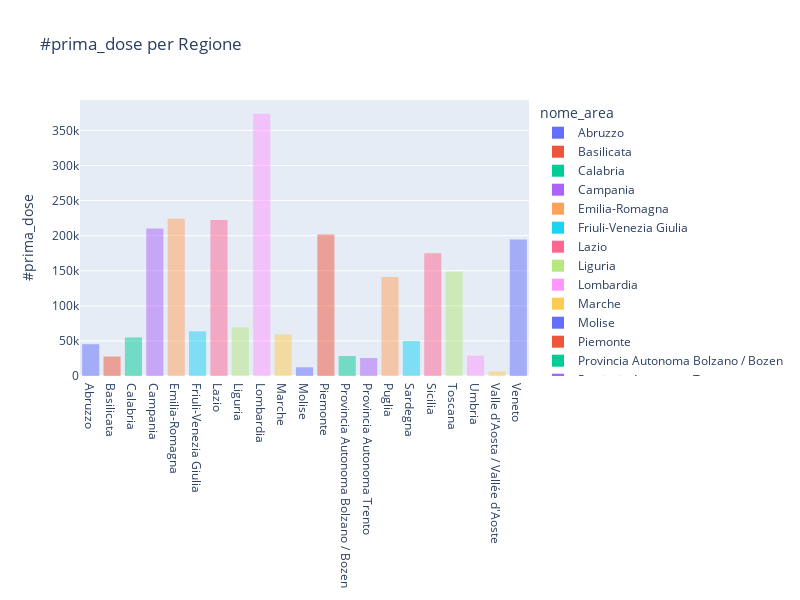
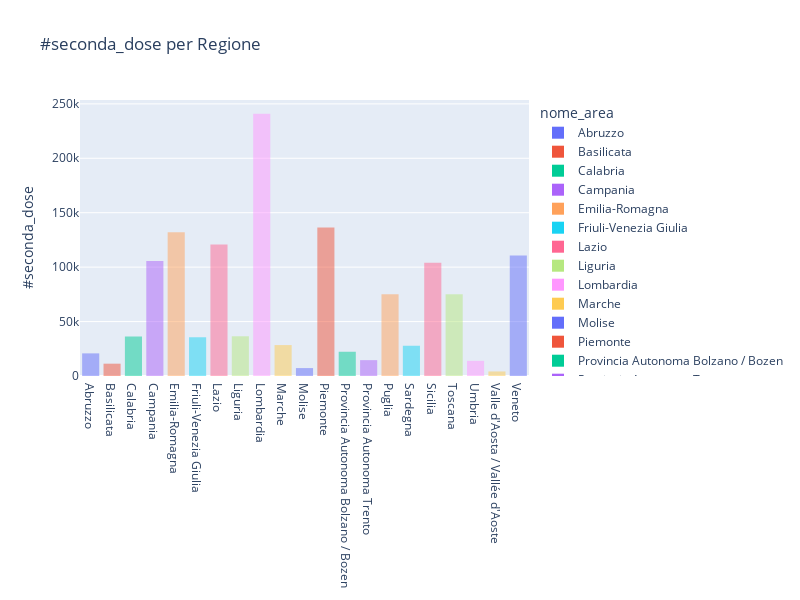

Notebook code cell kept with these figures, in order:
### Code cell
col_to_plot=['prima_dose','seconda_dose']
for col in col_to_plot:
    fig = px.histogram(dosi_tot, x='nome_area', y=col, color='nome_area', barmode='overlay',
                       title=f"#{col} per Regione")
    fig.update_layout(yaxis_title=f"#{col}", xaxis_title=None, width=800, height=600)
    fig.show()

### Figure 1 — Plotly figure (JSON) as saved in the notebook; plotly's stock layout.template omitted (floating-point values rounded to 4 significant figures)
{"data": [{"alignmentgroup": "True", "bingroup": "x", "histfunc": "sum", "hovertemplate": "nome_area=%{x}<br>sum of prima_dose=%{y}<extra></extra>", "legendgroup": "Abruzzo", "marker": {"color": "#636efa", "opacity": 0.5}, "name": "Abruzzo", "offsetgroup": "Abruzzo", "orientation": "v", "showlegend": true, "type": "histogram", "x": ["Abruzzo"], "xaxis": "x", "y": [45335], "yaxis": "y"}, {"alignmentgroup": "True", "bingroup": "x", "histfunc": "sum", "hovertemplate": "nome_area=%{x}<br>sum of prima_dose=%{y}<extra></extra>", "legendgroup": "Basilicata", "marker": {"color": "#EF553B", "opacity": 0.5}, "name": "Basilicata", "offsetgroup": "Basilicata", "orientation": "v", "showlegend": true, "type": "histogram", "x": ["Basilicata"], "xaxis": "x", "y": [27763], "yaxis": "y"}, {"alignmentgroup": "True", "bingroup": "x", "histfunc": "sum", "hovertemplate": "nome_area=%{x}<br>sum of prima_dose=%{y}<extra></extra>", "legendgroup": "Calabria", "marker": {"color": "#00cc96", "opacity": 0.5}, "name": "Calabria", "offsetgroup": "Calabria", "orientation": "v", "showlegend": true, "type": "histogram", "x": ["Calabria"], "xaxis": "x", "y": [54923], "yaxis": "y"}, {"alignmentgroup": "True", "bingroup": "x", "histfunc": "sum", "hovertemplate": "nome_area=%{x}<br>sum of prima_dose=%{y}<extra></extra>", "legendgroup": "Campania", "marker": {"color": "#ab63fa", "opacity": 0.5}, "name": "Campania", "offsetgroup": "Campania", "orientation": "v", "showlegend": true, "type": "histogram", "x": ["Campania"], "xaxis": "x", "y": [210334], "yaxis": "y"}, {"alignmentgroup": "True", "bingroup": "x", "histfunc": "sum", "hovertemplate": "nome_area=%{x}<br>sum of prima_dose=%{y}<extra></extra>", "legendgroup": "Emilia-Romagna", "marker": {"color": "#FFA15A", "opacity": 0.5}, "name": "Emilia-Romagna", "offsetgroup": "Emilia-Romagna", "orientation": "v", "showlegend": true, "type": "histogram", "x": ["Emilia-Romagna"], "xaxis": "x", "y": [224261], "yaxis": "y"}, {"alignmentgroup": "True", "bingroup": "x", "histfunc": "sum", "hovertemplate": "nome_area=%{x}<br>sum of prima_dose=%{y}<extra></extra>", "legendgroup": "Friuli-Venezia Giulia", "marker": {"color": "#19d3f3", "opacity": 0.5}, "name": "Friuli-Venezia Giulia", "offsetgroup": "Friuli-Venezia Giulia", "orientation": "v", "showlegend": true, "type": "histogram", "x": ["Friuli-Venezia Giulia"], "xaxis": "x", "y": [63649], "yaxis": "y"}, {"alignmentgroup": "True", "bingroup": "x", "histfunc": "sum", "hovertemplate": "nome_area=%{x}<br>sum of prima_dose=%{y}<extra></extra>", "legendgroup": "Lazio", "marker": {"color": "#FF6692", "opacity": 0.5}, "name": "Lazio", "offsetgroup": "Lazio", "orientation": "v", "showlegend": true, "type": "histogram", "x": ["Lazio"], "xaxis": "x", "y": [222205], "yaxis": "y"}, {"alignmentgroup": "True", "bingroup": "x", "histfunc": "sum", "hovertemplate": "nome_area=%{x}<br>sum of prima_dose=%{y}<extra></extra>", "legendgroup": "Liguria", "marker": {"color": "#B6E880", "opacity": 0.5}, "name": "Liguria", "offsetgroup": "Liguria", "orientation": "v", "showlegend": true, "type": "histogram", "x": ["Liguria"], "xaxis": "x", "y": [69165], "yaxis": "y"}, {"alignmentgroup": "True", "bingroup": "x", "histfunc": "sum", "hovertemplate": "nome_area=%{x}<br>sum of prima_dose=%{y}<extra></extra>", "legendgroup": "Lombardia", "marker": {"color": "#FF97FF", "opacity": 0.5}, "name": "Lombardia", "offsetgroup": "Lombardia", "orientation": "v", "showlegend": true, "type": "histogram", "x": ["Lombardia"], "xaxis": "x", "y": [373667], "yaxis": "y"}, {"alignmentgroup": "True", "bingroup": "x", "histfunc": "sum", "hovertemplate": "nome_area=%{x}<br>sum of prima_dose=%{y}<extra></extra>", "legendgroup": "Marche", "marker": {"color": "#FECB52", "opacity": 0.5}, "name": "Marche", "offsetgroup": "Marche", "orientation": "v", "showlegend": true, "type": "histogram", "x": ["Marche"], "xaxis": "x", "y": [59252], "yaxis": "y"}, {"alignmentgroup": "True", "bingroup": "x", "histfunc": "sum", "hovertemplate": "nome_area=%{x}<br>sum of prima_dose=%{y}<extra></extra>", "legendgroup": "Molise", "marker": {"color": "#636efa", "opacity": 0.5}, "name": "Molise", "offsetgroup": "Molise", "orientation": "v", "showlegend": true, "type": "histogram", "x": ["Molise"], "xaxis": "x", "y": [12374], "yaxis": "y"}, {"alignmentgroup": "True", "bingroup": "x", "histfunc": "sum", "hovertemplate": "nome_area=%{x}<br>sum of prima_dose=%{y}<extra></extra>", "legendgroup": "Piemonte", "marker": {"color": "#EF553B", "opacity": 0.5}, "name": "Piemonte", "offsetgroup": "Piemonte", "orientation": "v", "showlegend": true, "type": "histogram", "x": ["Piemonte"], "xaxis": "x", "y": [201602], "yaxis": "y"}, {"alignmentgroup": "True", "bingroup": "x", "histfunc": "sum", "hovertemplate": "nome_area=%{x}<br>sum of prima_dose=%{y}<extra></extra>", "legendgroup": "Provincia Autonoma Bolzano / Bozen", "marker": {"color": "#00cc96", "opacity": 0.5}, "name": "Provincia Autonoma Bolzano / Bozen", "offsetgroup": "Provincia Autonoma Bolzano / Bozen", "orientation": "v", "showlegend": true, "type": "histogram", "x": ["Provincia Autonoma Bolzano / Bozen"], "xaxis": "x", "y": [28465], "yaxis": "y"}, {"alignmentgroup": "True", "bingroup": "x", "histfunc": "sum", "hovertemplate": "nome_area=%{x}<br>sum of prima_dose=%{y}<extra></extra>", "legendgroup": "Provincia Autonoma Trento", "marker": {"color": "#ab63fa", "opacity": 0.5}, "name": "Provincia Autonoma Trento", "offsetgroup": "Provincia Autonoma Trento", "orientation": "v", "showlegend": true, "type": "histogram", "x": ["Provincia Autonoma Trento"], "xaxis": "x", "y": [25695], "yaxis": "y"}, {"alignmentgroup": "True", "bingroup": "x", "histfunc": "sum", "hovertemplate": "nome_area=%{x}<br>sum of prima_dose=%{y}<extra></extra>", "legendgroup": "Puglia", "marker": {"color": "#FFA15A", "opacity": 0.5}, "name": "Puglia", "offsetgroup": "Puglia", "orientation": "v", "showlegend": true, "type": "histogram", "x": ["Puglia"], "xaxis": "x", "y": [141215], "yaxis": "y"}, {"alignmentgroup": "True", "bingroup": "x", "histfunc": "sum", "hovertemplate": "nome_area=%{x}<br>sum of prima_dose=%{y}<extra></extra>", "legendgroup": "Sardegna", "marker": {"color": "#19d3f3", "opacity": 0.5}, "name": "Sardegna", "offsetgroup": "Sardegna", "orientation": "v", "showlegend": true, "type": "histogram", "x": ["Sardegna"], "xaxis": "x", "y": [50002], "yaxis": "y"}, {"alignmentgroup": "True", "bingroup": "x", "histfunc": "sum", "hovertemplate": "nome_area=%{x}<br>sum of prima_dose=%{y}<extra></extra>", "legendgroup": "Sicilia", "marker": {"color": "#FF6692", "opacity": 0.5}, "name": "Sicilia", "offsetgroup": "Sicilia", "orientation": "v", "showlegend": true, "type": "histogram", "x": ["Sicilia"], "xaxis": "x", "y": [174940], "yaxis": "y"}, {"alignmentgroup": "True", "bingroup": "x", "histfunc": "sum", "hovertemplate": "nome_area=%{x}<br>sum of prima_dose=%{y}<extra></extra>", "legendgroup": "Toscana", "marker": {"color": "#B6E880", "opacity": 0.5}, "name": "Toscana", "offsetgroup": "Toscana", "orientation": "v", "showlegend": true, "type": "histogram", "x": ["Toscana"], "xaxis": "x", "y": [148892], "yaxis": "y"}, {"alignmentgroup": "True", "bingroup": "x", "histfunc": "sum", "hovertemplate": "nome_area=%{x}<br>sum of prima_dose=%{y}<extra></extra>", "legendgroup": "Umbria", "marker": {"color": "#FF97FF", "opacity": 0.5}, "name": "Umbria", "offsetgroup": "Umbria", "orientation": "v", "showlegend": true, "type": "histogram", "x": ["Umbria"], "xaxis": "x", "y": [29054], "yaxis": "y"}, {"alignmentgroup": "True", "bingroup": "x", "histfunc": "sum", "hovertemplate": "nome_area=%{x}<br>sum of prima_dose=%{y}<extra></extra>", "legendgroup": "Valle d'Aosta / Vallée d'Aoste", "marker": {"color": "#FECB52", "opacity": 0.5}, "name": "Valle d'Aosta / Vallée d'Aoste", "offsetgroup": "Valle d'Aosta / Vallée d'Aoste", "orientation": "v", "showlegend": true, "type": "histogram", "x": ["Valle d'Aosta / Vallée d'Aoste"], "xaxis": "x", "y": [6539], "yaxis": "y"}, {"alignmentgroup": "True", "bingroup": "x", "histfunc": "sum", "hovertemplate": "nome_area=%{x}<br>sum of prima_dose=%{y}<extra></extra>", "legendgroup": "Veneto", "marker": {"color": "#636efa", "opacity": 0.5}, "name": "Veneto", "offsetgroup": "Veneto", "orientation": "v", "showlegend": true, "type": "histogram", "x": ["Veneto"], "xaxis": "x", "y": [194532], "yaxis": "y"}], "layout": {"barmode": "overlay", "height": 600, "legend": {"title": {"text": "nome_area"}, "tracegroupgap": 0}, "title": {"text": "#prima_dose per Regione"}, "width": 800, "xaxis": {"anchor": "y", "categoryarray": ["Abruzzo", "Basilicata", "Calabria", "Campania", "Emilia-Romagna", "Friuli-Venezia Giulia", "Lazio", "Liguria", "Lombardia", "Marche", "Molise", "Piemonte", "Provincia Autonoma Bolzano / Bozen", "Provincia Autonoma Trento", "Puglia", "Sardegna", "Sicilia", "Toscana", "Umbria", "Valle d'Aosta / Vallée d'Aoste", "Veneto"], "categoryorder": "array", "domain": [0.0, 1.0], "title": {}}, "yaxis": {"anchor": "x", "domain": [0.0, 1.0], "title": {"text": "#prima_dose"}}}}

### Figure 2 — Plotly figure (JSON) as saved in the notebook; plotly's stock layout.template omitted (floating-point values rounded to 4 significant figures)
{"data": [{"alignmentgroup": "True", "bingroup": "x", "histfunc": "sum", "hovertemplate": "nome_area=%{x}<br>sum of seconda_dose=%{y}<extra></extra>", "legendgroup": "Abruzzo", "marker": {"color": "#636efa", "opacity": 0.5}, "name": "Abruzzo", "offsetgroup": "Abruzzo", "orientation": "v", "showlegend": true, "type": "histogram", "x": ["Abruzzo"], "xaxis": "x", "y": [20792], "yaxis": "y"}, {"alignmentgroup": "True", "bingroup": "x", "histfunc": "sum", "hovertemplate": "nome_area=%{x}<br>sum of seconda_dose=%{y}<extra></extra>", "legendgroup": "Basilicata", "marker": {"color": "#EF553B", "opacity": 0.5}, "name": "Basilicata", "offsetgroup": "Basilicata", "orientation": "v", "showlegend": true, "type": "histogram", "x": ["Basilicata"], "xaxis": "x", "y": [11322], "yaxis": "y"}, {"alignmentgroup": "True", "bingroup": "x", "histfunc": "sum", "hovertemplate": "nome_area=%{x}<br>sum of seconda_dose=%{y}<extra></extra>", "legendgroup": "Calabria", "marker": {"color": "#00cc96", "opacity": 0.5}, "name": "Calabria", "offsetgroup": "Calabria", "orientation": "v", "showlegend": true, "type": "histogram", "x": ["Calabria"], "xaxis": "x", "y": [36297], "yaxis": "y"}, {"alignmentgroup": "True", "bingroup": "x", "histfunc": "sum", "hovertemplate": "nome_area=%{x}<br>sum of seconda_dose=%{y}<extra></extra>", "legendgroup": "Campania", "marker": {"color": "#ab63fa", "opacity": 0.5}, "name": "Campania", "offsetgroup": "Campania", "orientation": "v", "showlegend": true, "type": "histogram", "x": ["Campania"], "xaxis": "x", "y": [105668], "yaxis": "y"}, {"alignmentgroup": "True", "bingroup": "x", "histfunc": "sum", "hovertemplate": "nome_area=%{x}<br>sum of seconda_dose=%{y}<extra></extra>", "legendgroup": "Emilia-Romagna", "marker": {"color": "#FFA15A", "opacity": 0.5}, "name": "Emilia-Romagna", "offsetgroup": "Emilia-Romagna", "orientation": "v", "showlegend": true, "type": "histogram", "x": ["Emilia-Romagna"], "xaxis": "x", "y": [132034], "yaxis": "y"}, {"alignmentgroup": "True", "bingroup": "x", "histfunc": "sum", "hovertemplate": "nome_area=%{x}<br>sum of seconda_dose=%{y}<extra></extra>", "legendgroup": "Friuli-Venezia Giulia", "marker": {"color": "#19d3f3", "opacity": 0.5}, "name": "Friuli-Venezia Giulia", "offsetgroup": "Friuli-Venezia Giulia", "orientation": "v", "showlegend": true, "type": "histogram", "x": ["Friuli-Venezia Giulia"], "xaxis": "x", "y": [35596], "yaxis": "y"}, {"alignmentgroup": "True", "bingroup": "x", "histfunc": "sum", "hovertemplate": "nome_area=%{x}<br>sum of seconda_dose=%{y}<extra></extra>", "legendgroup": "Lazio", "marker": {"color": "#FF6692", "opacity": 0.5}, "name": "Lazio", "offsetgroup": "Lazio", "orientation": "v", "showlegend": true, "type": "histogram", "x": ["Lazio"], "xaxis": "x", "y": [120807], "yaxis": "y"}, {"alignmentgroup": "True", "bingroup": "x", "histfunc": "sum", "hovertemplate": "nome_area=%{x}<br>sum of seconda_dose=%{y}<extra></extra>", "legendgroup": "Liguria", "marker": {"color": "#B6E880", "opacity": 0.5}, "name": "Liguria", "offsetgroup": "Liguria", "orientation": "v", "showlegend": true, "type": "histogram", "x": ["Liguria"], "xaxis": "x", "y": [36519], "yaxis": "y"}, {"alignmentgroup": "True", "bingroup": "x", "histfunc": "sum", "hovertemplate": "nome_area=%{x}<br>sum of seconda_dose=%{y}<extra></extra>", "legendgroup": "Lombardia", "marker": {"color": "#FF97FF", "opacity": 0.5}, "name": "Lombardia", "offsetgroup": "Lombardia", "orientation": "v", "showlegend": true, "type": "histogram", "x": ["Lombardia"], "xaxis": "x", "y": [240865], "yaxis": "y"}, {"alignmentgroup": "True", "bingroup": "x", "histfunc": "sum", "hovertemplate": "nome_area=%{x}<br>sum of seconda_dose=%{y}<extra></extra>", "legendgroup": "Marche", "marker": {"color": "#FECB52", "opacity": 0.5}, "name": "Marche", "offsetgroup": "Marche", "orientation": "v", "showlegend": true, "type": "histogram", "x": ["Marche"], "xaxis": "x", "y": [28422], "yaxis": "y"}, {"alignmentgroup": "True", "bingroup": "x", "histfunc": "sum", "hovertemplate": "nome_area=%{x}<br>sum of seconda_dose=%{y}<extra></extra>", "legendgroup": "Molise", "marker": {"color": "#636efa", "opacity": 0.5}, "name": "Molise", "offsetgroup": "Molise", "orientation": "v", "showlegend": true, "type": "histogram", "x": ["Molise"], "xaxis": "x", "y": [7289], "yaxis": "y"}, {"alignmentgroup": "True", "bingroup": "x", "histfunc": "sum", "hovertemplate": "nome_area=%{x}<br>sum of seconda_dose=%{y}<extra></extra>", "legendgroup": "Piemonte", "marker": {"color": "#EF553B", "opacity": 0.5}, "name": "Piemonte", "offsetgroup": "Piemonte", "orientation": "v", "showlegend": true, "type": "histogram", "x": ["Piemonte"], "xaxis": "x", "y": [136380], "yaxis": "y"}, {"alignmentgroup": "True", "bingroup": "x", "histfunc": "sum", "hovertemplate": "nome_area=%{x}<br>sum of seconda_dose=%{y}<extra></extra>", "legendgroup": "Provincia Autonoma Bolzano / Bozen", "marker": {"color": "#00cc96", "opacity": 0.5}, "name": "Provincia Autonoma Bolzano / Bozen", "offsetgroup": "Provincia Autonoma Bolzano / Bozen", "orientation": "v", "showlegend": true, "type": "histogram", "x": ["Provincia Autonoma Bolzano / Bozen"], "xaxis": "x", "y": [22272], "yaxis": "y"}, {"alignmentgroup": "True", "bingroup": "x", "histfunc": "sum", "hovertemplate": "nome_area=%{x}<br>sum of seconda_dose=%{y}<extra></extra>", "legendgroup": "Provincia Autonoma Trento", "marker": {"color": "#ab63fa", "opacity": 0.5}, "name": "Provincia Autonoma Trento", "offsetgroup": "Provincia Autonoma Trento", "orientation": "v", "showlegend": true, "type": "histogram", "x": ["Provincia Autonoma Trento"], "xaxis": "x", "y": [14584], "yaxis": "y"}, {"alignmentgroup": "True", "bingroup": "x", "histfunc": "sum", "hovertemplate": "nome_area=%{x}<br>sum of seconda_dose=%{y}<extra></extra>", "legendgroup": "Puglia", "marker": {"color": "#FFA15A", "opacity": 0.5}, "name": "Puglia", "offsetgroup": "Puglia", "orientation": "v", "showlegend": true, "type": "histogram", "x": ["Puglia"], "xaxis": "x", "y": [74985], "yaxis": "y"}, {"alignmentgroup": "True", "bingroup": "x", "histfunc": "sum", "hovertemplate": "nome_area=%{x}<br>sum of seconda_dose=%{y}<extra></extra>", "legendgroup": "Sardegna", "marker": {"color": "#19d3f3", "opacity": 0.5}, "name": "Sardegna", "offsetgroup": "Sardegna", "orientation": "v", "showlegend": true, "type": "histogram", "x": ["Sardegna"], "xaxis": "x", "y": [27789], "yaxis": "y"}, {"alignmentgroup": "True", "bingroup": "x", "histfunc": "sum", "hovertemplate": "nome_area=%{x}<br>sum of seconda_dose=%{y}<extra></extra>", "legendgroup": "Sicilia", "marker": {"color": "#FF6692", "opacity": 0.5}, "name": "Sicilia", "offsetgroup": "Sicilia", "orientation": "v", "showlegend": true, "type": "histogram", "x": ["Sicilia"], "xaxis": "x", "y": [104104], "yaxis": "y"}, {"alignmentgroup": "True", "bingroup": "x", "histfunc": "sum", "hovertemplate": "nome_area=%{x}<br>sum of seconda_dose=%{y}<extra></extra>", "legendgroup": "Toscana", "marker": {"color": "#B6E880", "opacity": 0.5}, "name": "Toscana", "offsetgroup": "Toscana", "orientation": "v", "showlegend": true, "type": "histogram", "x": ["Toscana"], "xaxis": "x", "y": [75176], "yaxis": "y"}, {"alignmentgroup": "True", "bingroup": "x", "histfunc": "sum", "hovertemplate": "nome_area=%{x}<br>sum of seconda_dose=%{y}<extra></extra>", "legendgroup": "Umbria", "marker": {"color": "#FF97FF", "opacity": 0.5}, "name": "Umbria", "offsetgroup": "Umbria", "orientation": "v", "showlegend": true, "type": "histogram", "x": ["Umbria"], "xaxis": "x", "y": [13912], "yaxis": "y"}, {"alignmentgroup": "True", "bingroup": "x", "histfunc": "sum", "hovertemplate": "nome_area=%{x}<br>sum of seconda_dose=%{y}<extra></extra>", "legendgroup": "Valle d'Aosta / Vallée d'Aoste", "marker": {"color": "#FECB52", "opacity": 0.5}, "name": "Valle d'Aosta / Vallée d'Aoste", "offsetgroup": "Valle d'Aosta / Vallée d'Aoste", "orientation": "v", "showlegend": true, "type": "histogram", "x": ["Valle d'Aosta / Vallée d'Aoste"], "xaxis": "x", "y": [4184], "yaxis": "y"}, {"alignmentgroup": "True", "bingroup": "x", "histfunc": "sum", "hovertemplate": "nome_area=%{x}<br>sum of seconda_dose=%{y}<extra></extra>", "legendgroup": "Veneto", "marker": {"color": "#636efa", "opacity": 0.5}, "name": "Veneto", "offsetgroup": "Veneto", "orientation": "v", "showlegend": true, "type": "histogram", "x": ["Veneto"], "xaxis": "x", "y": [110660], "yaxis": "y"}], "layout": {"barmode": "overlay", "height": 600, "legend": {"title": {"text": "nome_area"}, "tracegroupgap": 0}, "title": {"text": "#seconda_dose per Regione"}, "width": 800, "xaxis": {"anchor": "y", "categoryarray": ["Abruzzo", "Basilicata", "Calabria", "Campania", "Emilia-Romagna", "Friuli-Venezia Giulia", "Lazio", "Liguria", "Lombardia", "Marche", "Molise", "Piemonte", "Provincia Autonoma Bolzano / Bozen", "Provincia Autonoma Trento", "Puglia", "Sardegna", "Sicilia", "Toscana", "Umbria", "Valle d'Aosta / Vallée d'Aoste", "Veneto"], "categoryorder": "array", "domain": [0.0, 1.0], "title": {}}, "yaxis": {"anchor": "x", "domain": [0.0, 1.0], "title": {"text": "#seconda_dose"}}}}
